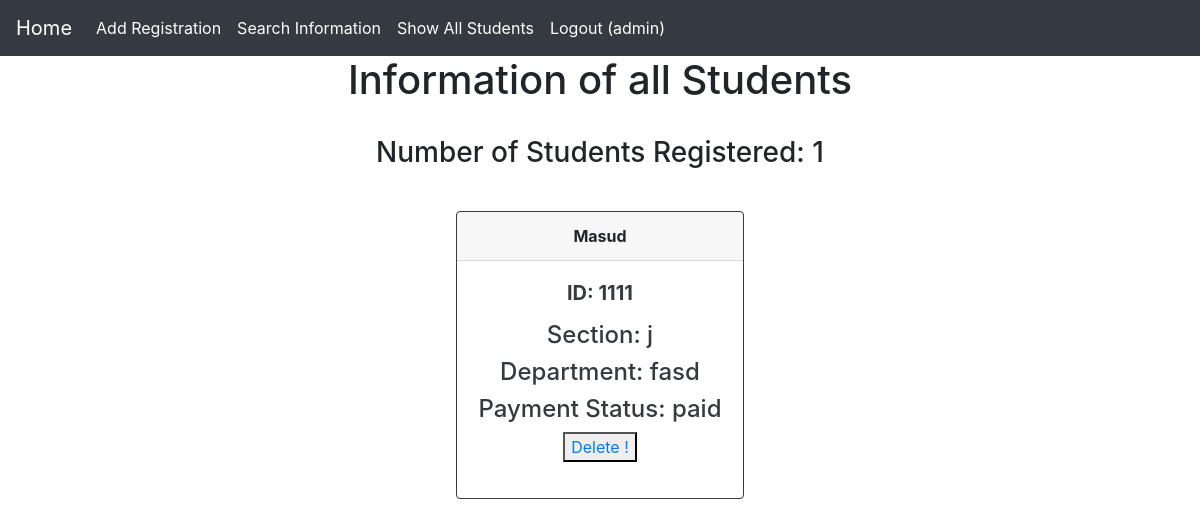
/show_all_student/ (signed in), run on the app's committed database.
### main_app/models.py (models this page shows, shortened)
class StudentInfo(models.Model):
    name = models.CharField(max_length=30)
    id = models.IntegerField(primary_key=True)
    department = models.CharField(max_length=10)
    section = models.CharField(max_length=10)
    payment = models.CharField(max_length=20)

### main_app/views.py (the view)
# urls.py: path('show_all_student/',views.show_all_student,name="show_all_student"),
def show_all_student(request):
    students = StudentInfo.objects.all()
    c = StudentInfo.objects.count()
    return render(request,"show_all_student.html",{"student":students,"c":c})

### templates/show_all_student.html (shortened to what this page needs)
{% extends "layout.html" %}
{% block body %}
<center>
    <h1 style="text-align: center;"> Information of all Students<br></h1>
    <br>
    <h3>Number of Students Registered: {{c}}<br><br></h2>
    {% for student in student %}
    <div class="card border-dark mb-3" style="max-width: 18rem;">
    <div class="card-header"><strong>{{ student.name }}</strong></div>
    <div class="card-body text-dark">
    <h5 class="card-title"><strong>ID: {{ student.id }}</h5></strong>
    <p class="card-text"><h4>Section: {{ student.section }}</h4>
    <h4>Department: {{ student.department }}</h4>
    <h4>Payment Status: {{ student.payment }}</h4>
    <button type="button">
      <a href="{% url 'delete' student.id %}">Delete !</a>
  </button>
    </p>
  </div>
</div>
    {% endfor %}
</center>
{% endblock %}

### templates/layout.html (shortened to what this page needs)
<!DOCTYPE html>  {% load static %}
<html lang="en">
<head>
    <link rel="stylesheet" href="https://cdnjs.cloudflare.com/ajax/libs/font-awesome/4.7.0/css/font-awesome.min.css">
    <link rel="stylesheet" href="https://stackpath.bootstrapcdn.com/bootstrap/4.3.1/css/bootstrap.min.css">
    <link rel="stylesheet" href="https://cdn.jsdelivr.net/npm/bootstrap@4.5.3/dist/css/bootstrap.min.css">
</head>
<body>
	<nav class="navbar navbar-expand-lg     navbar navbar-dark bg-dark">
  <a class="navbar-brand" href="{% url 'home' %}">Home</a>
  <div class="collapse navbar-collapse" id="navbarNavDropdown">
    <ul class="navbar-nav">
      <li class="nav-item active">
        <a class="nav-link" href="{% url 'add_student' %}">Add Registration<span class="sr-only">(current)</span></a>
      </li>
      <li class="nav-item active">
        <a class="nav-link" href="{% url 'search' %}">Search Information</a>
      </li>
      <li class="nav-item active">
        <a class="nav-link" href="{% url 'show_all_student' %}" >Show All Students</a>
      </li>
      <li class="nav-item active">
        <a class="nav-link" href="{% url 'logout' %}" >Logout ({{user.username}})</a>
      </li>
    </ul>
  </div>
</nav>
{% block body %}
{% endblock %}
</body>
</html>

### data on the page
StudentInfo: name "Masud", id "1111", section "j", department "fasd", payment "paid"

### other printed values
{{ user.username }} "admin"
{{ c }} "1"
